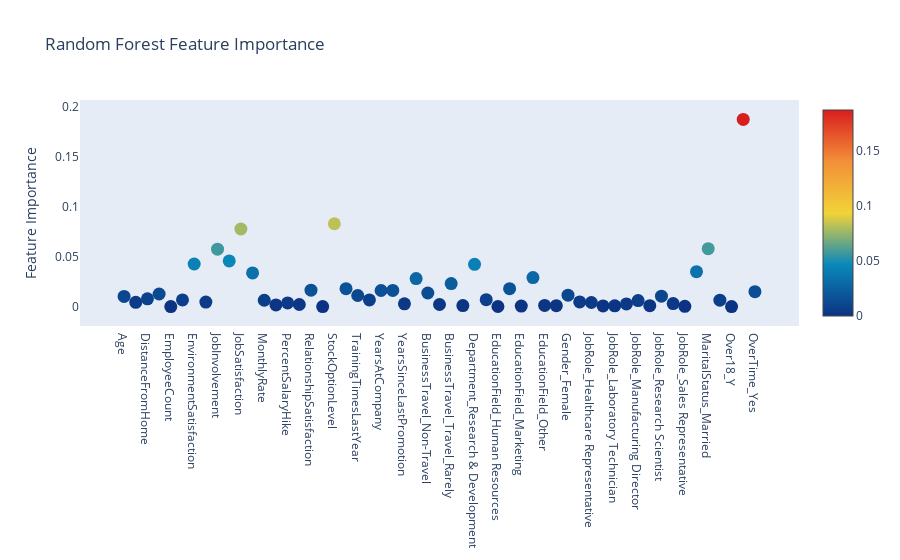

The cell this chart's notebook holds for it:
### Markdown cell above
Let’s visualize the features taken into account by our machine learning model for employee attrition:

### Code cell
trace = go.Scatter(
    y = rf.feature_importances_,
    x = attrition_final.columns.values,
    mode='markers',
    marker=dict(
        sizemode = 'diameter',
        sizeref = 1,
        size = 13,
        #size= rf.feature_importances_,
        #color = np.random.randn(500), #set color equal to a variable
        color = rf.feature_importances_,
        colorscale='Portland',
        showscale=True
    ),
    text = attrition_final.columns.values
)
data = [trace]

layout= go.Layout(
    autosize= True,
    title= 'Random Forest Feature Importance',
    hovermode= 'closest',
     xaxis= dict(
         ticklen= 5,
         showgrid=False,
        zeroline=False,
        showline=False
     ),
    yaxis=dict(
        title= 'Feature Importance',
        showgrid=False,
        zeroline=False,
        ticklen= 5,
        gridwidth= 2
    ),
    showlegend= False
)
fig = go.Figure(data=data, layout=layout)
py.iplot(fig,filename='scatter2010')

### Figure 1 — Plotly figure (JSON) as saved in the notebook; plotly's stock layout.template omitted (floating-point values rounded to 4 significant figures)
{"data": [{"marker": {"color": [0.0102, 0.004295, 0.007719, 0.01261, 0, 0.006609, 0.04264, 0.004491, 0.05744, 0.04574, 0.07768, 0.03371, 0.006347, 0.001682, 0.003692, 0.002071, 0.01637, 0, 0.08292, 0.01788, 0.01109, 0.006676, 0.01611, 0.01615, 0.002758, 0.02804, 0.01357, 0.002102, 0.02302, 0.001028, 0.04234, 0.00693, 5.578e-05, 0.01789, 0.0005142, 0.02899, 0.00118, 0.0009219, 0.01142, 0.004628, 0.004084, 0.0006864, 0.000786, 0.002696, 0.006054, 0.0009244, 0.01038, 0.003026, 0.0002418, 0.03499, 0.05794, 0.006368, 0, 0.1874, 0.01496], "colorscale": [[0, "rgb(12,51,131)"], [0.25, "rgb(10,136,186)"], [0.5, "rgb(242,211,56)"], [0.75, "rgb(242,143,56)"], [1, "rgb(217,30,30)"]], "showscale": true, "size": 13, "sizemode": "diameter", "sizeref": 1}, "mode": "markers", "text": ["Age", "DailyRate", "DistanceFromHome", "Education", "EmployeeCount", "EmployeeNumber", "EnvironmentSatisfaction", "HourlyRate", "JobInvolvement", "JobLevel", "JobSatisfaction", "MonthlyIncome", "MonthlyRate", "NumCompaniesWorked", "PercentSalaryHike", "PerformanceRating", "RelationshipSatisfaction", "StandardHours", "StockOptionLevel", "TotalWorkingYears", "TrainingTimesLastYear", "WorkLifeBalance", "YearsAtCompany", "YearsInCurrentRole", "YearsSinceLastPromotion", "YearsWithCurrManager", "BusinessTravel_Non-Travel", "BusinessTravel_Travel_Frequently", "BusinessTravel_Travel_Rarely", "Department_Human Resources", "Department_Research & Development", "Department_Sales", "EducationField_Human Resources", "EducationField_Life Sciences", "EducationField_Marketing", "EducationField_Medical", "EducationField_Other", "EducationField_Technical Degree", "Gender_Female", "Gender_Male", "JobRole_Healthcare Representative", "JobRole_Human Resources", "JobRole_Laboratory Technician", "JobRole_Manager", "JobRole_Manufacturing Director", "JobRole_Research Director", "JobRole_Research Scientist", "JobRole_Sales Executive", "JobRole_Sales Representative", "MaritalStatus_Divorced", "MaritalStatus_Married", "MaritalStatus_Single", "Over18_Y", "OverTime_No", "OverTime_Yes"], "type": "scatter", "x": ["Age", "DailyRate", "DistanceFromHome", "Education", "EmployeeCount", "EmployeeNumber", "EnvironmentSatisfaction", "HourlyRate", "JobInvolvement", "JobLevel", "JobSatisfaction", "MonthlyIncome", "MonthlyRate", "NumCompaniesWorked", "PercentSalaryHike", "PerformanceRating", "RelationshipSatisfaction", "StandardHours", "StockOptionLevel", "TotalWorkingYears", "TrainingTimesLastYear", "WorkLifeBalance", "YearsAtCompany", "YearsInCurrentRole", "YearsSinceLastPromotion", "YearsWithCurrManager", "BusinessTravel_Non-Travel", "BusinessTravel_Travel_Frequently", "BusinessTravel_Travel_Rarely", "Department_Human Resources", "Department_Research & Development", "Department_Sales", "EducationField_Human Resources", "EducationField_Life Sciences", "EducationField_Marketing", "EducationField_Medical", "EducationField_Other", "EducationField_Technical Degree", "Gender_Female", "Gender_Male", "JobRole_Healthcare Representative", "JobRole_Human Resources", "JobRole_Laboratory Technician", "JobRole_Manager", "JobRole_Manufacturing Director", "JobRole_Research Director", "JobRole_Research Scientist", "JobRole_Sales Executive", "JobRole_Sales Representative", "MaritalStatus_Divorced", "MaritalStatus_Married", "MaritalStatus_Single", "Over18_Y", "OverTime_No", "OverTime_Yes"], "y": [0.0102, 0.004295, 0.007719, 0.01261, 0, 0.006609, 0.04264, 0.004491, 0.05744, 0.04574, 0.07768, 0.03371, 0.006347, 0.001682, 0.003692, 0.002071, 0.01637, 0, 0.08292, 0.01788, 0.01109, 0.006676, 0.01611, 0.01615, 0.002758, 0.02804, 0.01357, 0.002102, 0.02302, 0.001028, 0.04234, 0.00693, 5.578e-05, 0.01789, 0.0005142, 0.02899, 0.00118, 0.0009219, 0.01142, 0.004628, 0.004084, 0.0006864, 0.000786, 0.002696, 0.006054, 0.0009244, 0.01038, 0.003026, 0.0002418, 0.03499, 0.05794, 0.006368, 0, 0.1874, 0.01496]}], "layout": {"autosize": true, "hovermode": "closest", "showlegend": false, "title": {"text": "Random Forest Feature Importance"}, "xaxis": {"autorange": true, "range": [-3.71, 57.71], "showgrid": false, "showline": false, "ticklen": 5, "type": "category", "zeroline": false}, "yaxis": {"autorange": true, "gridwidth": 2, "range": [-0.05132, 0.2387], "showgrid": false, "ticklen": 5, "title": {"text": "Feature Importance"}, "type": "linear", "zeroline": false}}}
